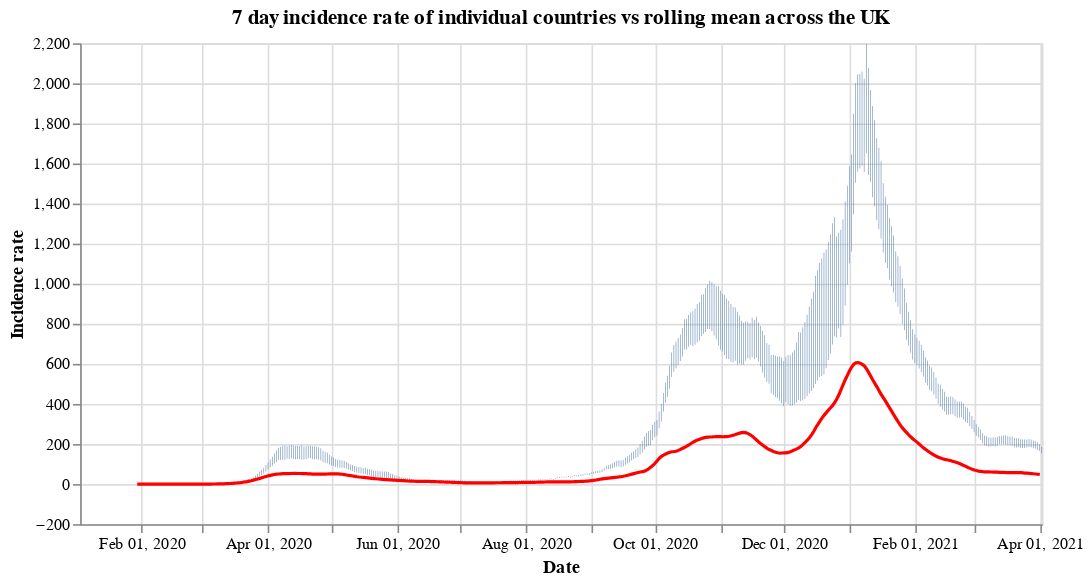

Source (notebook cell):
### Code cell
#collapse
countries = uk_cases['areaName'].unique()
countries.sort()

selection = alt.selection_single(
    name='Select',
    fields=['areaName'],
    init={'areaName': 'Wales'},
    bind={'areaName': alt.binding_select(options=countries)}
)

# scatter plot, modify opacity based on selection
bars = alt.Chart(uk_cases).mark_bar().add_selection(
    selection
).encode(
    x=alt.X("yearmonthdate(date):T", axis=alt.Axis(title='Date')),
    y=alt.Y("weeklyCasesRate:Q", axis=alt.Axis(title='Incidence rate')),
    tooltip='weeklyCasesRate:Q',
    opacity=alt.condition(selection, alt.value(1), alt.value(0))
).properties(title=f'7 day incidence rate of individual countries vs rolling mean across the UK', width=600)

line = alt.Chart(overview_cases).mark_line(
    color='red',
    size=2,
).transform_window(
    rolling_mean='mean(weeklyCasesRate)',
    frame=[0, 7]
).encode(
    x='yearmonthdate(date):T',
    y='rolling_mean:Q'
)

alt.layer(bars, line)

### Figure 1 — Vega-Lite specification as saved in the notebook (floating-point values rounded to 4 significant figures; data arrays with more than 128 entries replaced by an {"elided": "..."} marker saying what was removed)
{"config": {"view": {"continuousWidth": 400, "continuousHeight": 300}}, "layer": [{"data": {"name": "data-5b4c9a67517002ab6444a28b8e94a74e"}, "mark": "bar", "encoding": {"opacity": {"condition": {"value": 1, "selection": "Select"}, "value": 0}, "tooltip": {"type": "quantitative", "field": "weeklyCasesRate"}, "x": {"type": "temporal", "axis": {"title": "Date"}, "field": "date", "timeUnit": "yearmonthdate"}, "y": {"type": "quantitative", "axis": {"title": "Incidence rate"}, "field": "weeklyCasesRate"}}, "selection": {"Select": {"type": "single", "fields": ["areaName"], "init": {"areaName": "Wales"}, "bind": {"areaName": {"input": "select", "options": ["England", "Northern Ireland", "Scotland", "Wales"]}}}}, "title": "7 day incidence rate of individual countries vs rolling mean across the UK", "width": 600}, {"data": {"name": "data-4a425c2d3aba9a3d5ab90762a1047253"}, "mark": {"type": "line", "color": "red", "size": 2}, "encoding": {"x": {"type": "temporal", "field": "date", "timeUnit": "yearmonthdate"}, "y": {"type": "quantitative", "field": "rolling_mean"}}, "transform": [{"window": [{"op": "mean", "field": "weeklyCasesRate", "as": "rolling_mean"}], "frame": [0, 7]}]}], "$schema": "https://vega.github.io/schema/vega-lite/v4.8.1.json", "datasets": {"data-5b4c9a67517002ab6444a28b8e94a74e": {"elided": "1820 records"}, "data-4a425c2d3aba9a3d5ab90762a1047253": {"elided": "428 records"}}}
